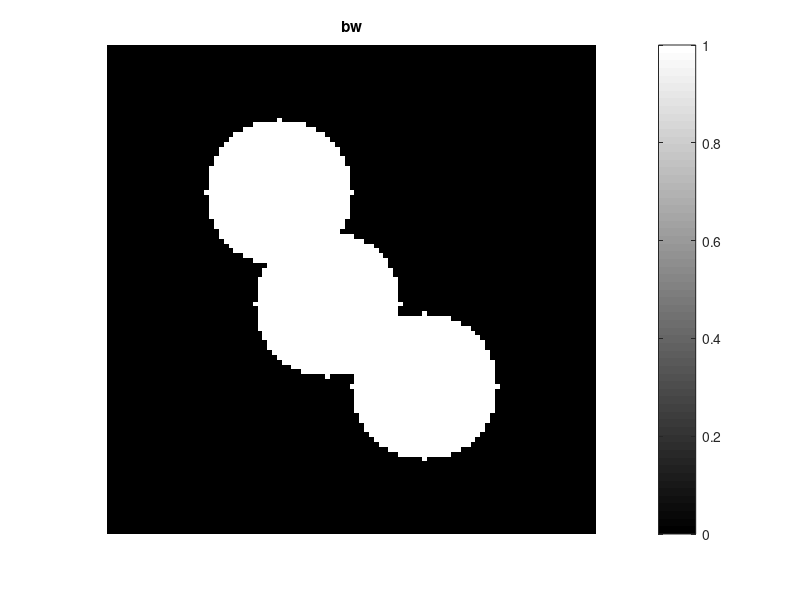
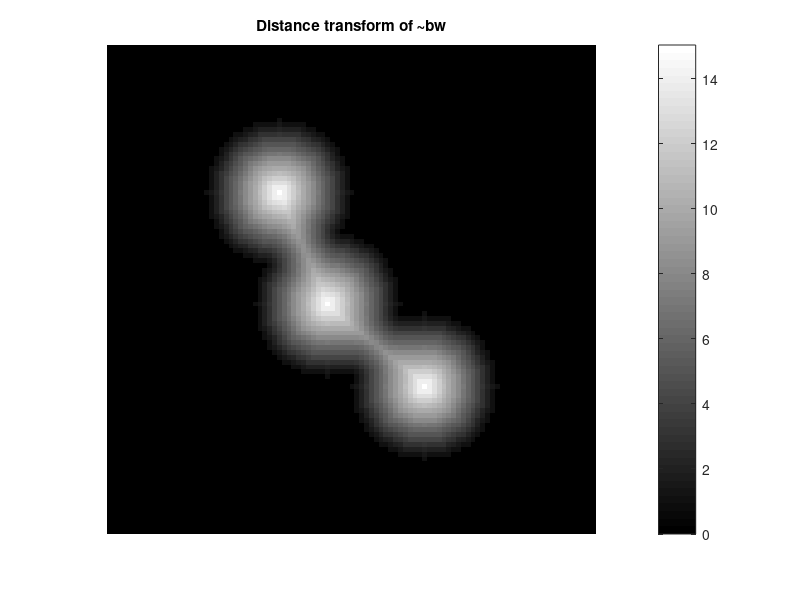
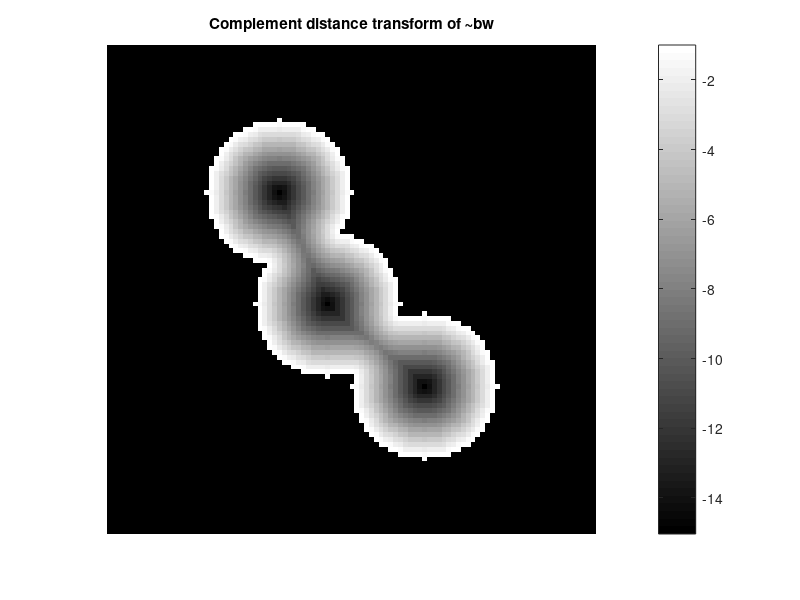
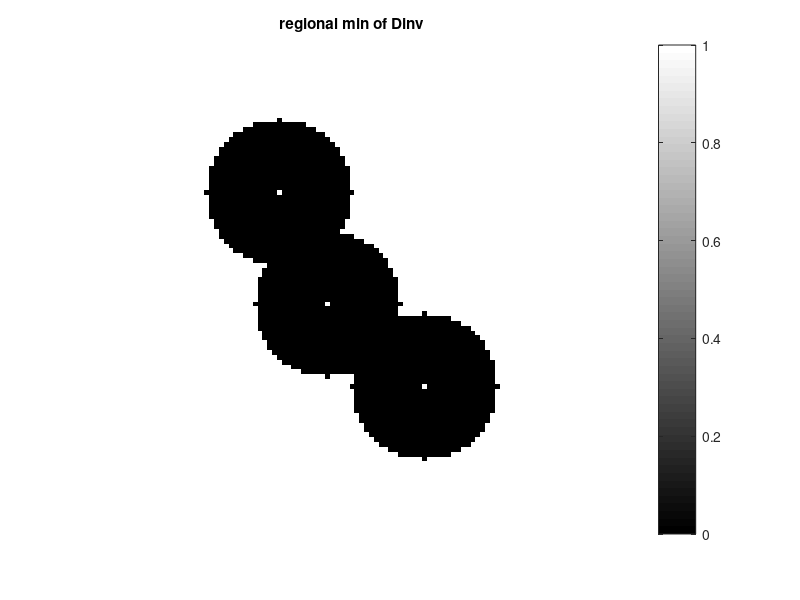

These charts were generated, in order, by the following MATLAB code: (Note: this script raises an error after producing the figures.)
%%%%%%%%%%%%%%%%%%%%%%%%%%%%%%%%%%%%%%%%%%%
% Watershed exemple, partly from Matlab
% Written  by Maria Magnusson, 2007-05-08
% Modified by Maria Magnusson, 2008-08-11
%%%%%%%%%%%%%%%%%%%%%%%%%%%%%%%%%%%%%%%%%%%

% Make a binary test image (you do not need to understand this code)
%-------------------------------------------------------------------
lims = [-50 50];
[x,y] = meshgrid(lims(1):lims(2));
center1x = -15;
center1y = -20;
center2x = -5;
center2y = 3;
center3x = 15;
center3y = 20;
radius = 15;
bw1 = sqrt((x-center1x).^2 + (y-center1y).^2) <= radius;
bw2 = sqrt((x-center2x).^2 + (y-center2y).^2) <= radius;
bw3 = sqrt((x-center3x).^2 + (y-center3y).^2) <= radius;
bw = bw1 | bw2 | bw3;
figure(1), imshow(bw,'InitialMagnification','fit'), title('bw');
colormap(gray), colorbar;

% Compute the distance transform inside the objects
%--------------------------------------------------
D = bwdist(~bw);
figure(2), imshow(D,[],'InitialMagnification','fit');
title('Distance transform of ~bw');
colormap(jet), colorbar;

% Change the sign of the distance transform and 
% set pixels outside the object to the minimum value
%---------------------------------------------------
Dinv = -D;
Dinv(~bw) = min(min(Dinv));
figure(3), imshow(Dinv,[],'InitialMagnification','fit');
title('Complement distance transform of ~bw');
colormap(jet), colorbar;

% Search for regional min
%------------------------
RegMin = imregionalmin(Dinv,8);
figure(4), imshow(RegMin,[],'InitialMagnification','fit');
colormap(jet), colorbar;
title('regional min of Dinv');

% Perform labeling
%-----------------
labelstruct = bwconncomp(RegMin,8); 

% Make a labelimage to look at
%-----------------------------
NumObj = labelstruct.NumObjects;
labelim = zeros(labelstruct.ImageSize);
for no = 1:NumObj
  labelim(labelstruct.PixelIdxList{no}) = no;
end
figure(5), imshow(labelim,[],'InitialMagnification','fit');
colormap(jet), colorbar;
title('labeling of regional min');

% Compute the watershed transform
%--------------------------------
W1 = watershed_meyer(Dinv,8,labelstruct);
figure(6), imshow(W1,[],'InitialMagnification','fit');
colormap(jet), colorbar;
title('Watershed of Dinv');

W2 = W1;
loc = find(W1==1);
W2(loc) = 0;
figure(7), imshow(W2,[],'InitialMagnification','fit');
colormap(jet), colorbar;
title('Fixed Watershed of Dinv')

W2T = W2>=1;
figure(8), imshow(W2T,[],'InitialMagnification','fit');
colormap(gray), colorbar;
title('Final segmentation result')
